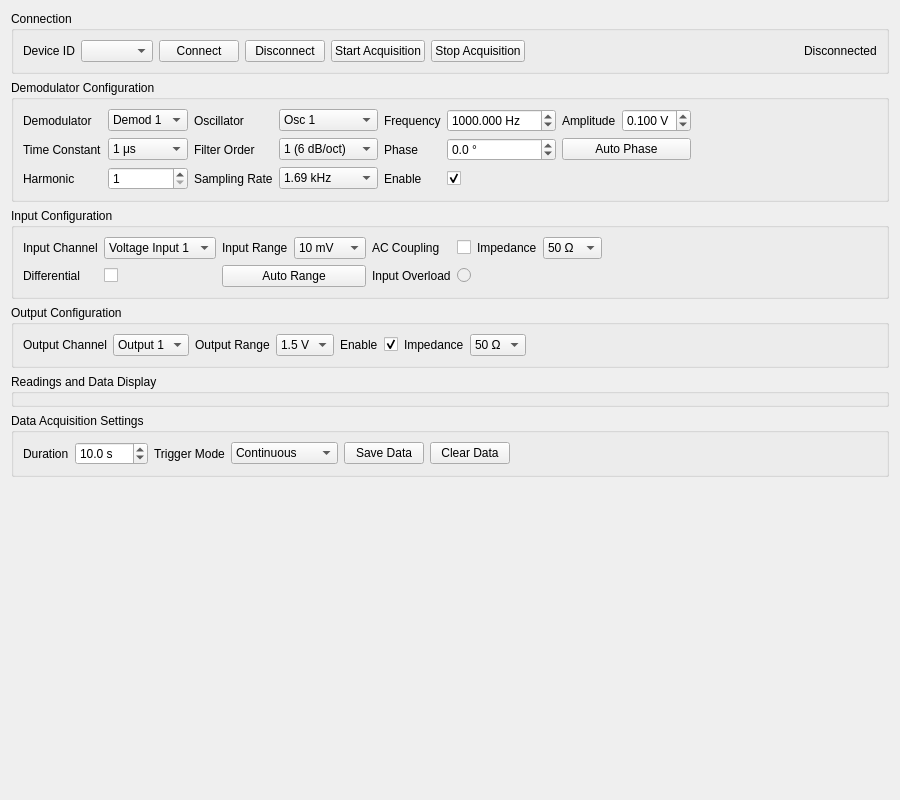
<?xml version="1.0" encoding="UTF-8"?>
<ui version="4.0">
 <class>Form</class>
 <widget class="QWidget" name="Form">
  <property name="geometry">
   <rect>
    <x>0</x>
    <y>0</y>
    <width>900</width>
    <height>800</height>
   </rect>
  </property>
  <property name="windowTitle">
   <string>MFLI Lock-in Amplifier Control</string>
  </property>
  <layout class="QVBoxLayout" name="verticalLayout">
   <item>
    <widget class="QGroupBox" name="groupBox_connection">
     <property name="title">
      <string>Connection</string>
     </property>
     <layout class="QHBoxLayout" name="horizontalLayout_connection">
      <item>
       <widget class="QLabel" name="label_device_id">
        <property name="text">
         <string>Device ID</string>
        </property>
       </widget>
      </item>
      <item>
       <widget class="QComboBox" name="device_id_comboBox"/>
      </item>
      <item>
       <widget class="QPushButton" name="connect_pushButton">
        <property name="text">
         <string>Connect</string>
        </property>
       </widget>
      </item>
      <item>
       <widget class="QPushButton" name="disconnect_pushButton">
        <property name="text">
         <string>Disconnect</string>
        </property>
       </widget>
      </item>
      <item>
       <widget class="QPushButton" name="start_acquisition_button">
        <property name="text">
         <string>Start Acquisition</string>
        </property>
       </widget>
      </item>
      <item>
       <widget class="QPushButton" name="stop_acquisition_button">
        <property name="text">
         <string>Stop Acquisition</string>
        </property>
       </widget>
      </item>
      <item>
       <spacer name="horizontalSpacer_connection">
        <property name="orientation">
         <enum>Qt::Horizontal</enum>
        </property>
        <property name="sizeHint" stdset="0">
         <size>
          <width>40</width>
          <height>20</height>
         </size>
        </property>
       </spacer>
      </item>
      <item>
       <widget class="QLabel" name="status_label">
        <property name="text">
         <string>Disconnected</string>
        </property>
       </widget>
      </item>
     </layout>
    </widget>
   </item>
   <item>
    <widget class="QGroupBox" name="groupBox_demod_config">
     <property name="title">
      <string>Demodulator Configuration</string>
     </property>
     <layout class="QHBoxLayout" name="horizontalLayout_demod">
      <item>
       <layout class="QGridLayout" name="gridLayout_demod">
        <!-- Demodulator Selection -->
        <item row="0" column="0">
         <widget class="QLabel" name="label_demod">
          <property name="text">
           <string>Demodulator</string>
          </property>
         </widget>
        </item>
        <item row="0" column="1">
         <widget class="QComboBox" name="demod_comboBox">
          <item>
           <property name="text">
            <string>Demod 1</string>
           </property>
          </item>
          <item>
           <property name="text">
            <string>Demod 2</string>
           </property>
          </item>
         </widget>
        </item>
        
        <!-- Oscillator Selection -->
        <item row="0" column="2">
         <widget class="QLabel" name="label_oscillator">
          <property name="text">
           <string>Oscillator</string>
          </property>
         </widget>
        </item>
        <item row="0" column="3">
         <widget class="QComboBox" name="oscillator_comboBox">
          <item>
           <property name="text">
            <string>Osc 1</string>
           </property>
          </item>
         </widget>
        </item>
        
        <!-- Frequency -->
        <item row="0" column="4">
         <widget class="QLabel" name="label_frequency">
          <property name="text">
           <string>Frequency</string>
          </property>
         </widget>
        </item>
        <item row="0" column="5">
         <widget class="QDoubleSpinBox" name="frequency_doubleSpinBox">
          <property name="suffix">
           <string> Hz</string>
          </property>
          <property name="decimals">
           <number>3</number>
          </property>
          <property name="minimum">
           <double>0.001000000000000</double>
          </property>
          <property name="maximum">
           <double>5000000.000000000000000</double>
          </property>
          <property name="value">
           <double>1000.000000000000000</double>
          </property>
         </widget>
        </item>
        
        <!-- Amplitude -->
        <item row="0" column="6">
         <widget class="QLabel" name="label_amplitude">
          <property name="text">
           <string>Amplitude</string>
          </property>
         </widget>
        </item>
        <item row="0" column="7">
         <widget class="QDoubleSpinBox" name="amplitude_doubleSpinBox">
          <property name="suffix">
           <string> V</string>
          </property>
          <property name="decimals">
           <number>3</number>
          </property>
          <property name="minimum">
           <double>0.000000000000000</double>
          </property>
          <property name="maximum">
           <double>1.500000000000000</double>
          </property>
          <property name="singleStep">
           <double>0.001000000000000</double>
          </property>
          <property name="value">
           <double>0.100000000000000</double>
          </property>
         </widget>
        </item>
        
        <!-- Time Constant -->
        <item row="1" column="0">
         <widget class="QLabel" name="label_time_constant">
          <property name="text">
           <string>Time Constant</string>
          </property>
         </widget>
        </item>
        <item row="1" column="1">
         <widget class="QComboBox" name="time_constant_comboBox">
          <property name="maxVisibleItems">
           <number>20</number>
          </property>
          <item>
           <property name="text">
            <string>1 μs</string>
           </property>
          </item>
          <item>
           <property name="text">
            <string>3 μs</string>
           </property>
          </item>
          <item>
           <property name="text">
            <string>10 μs</string>
           </property>
          </item>
          <item>
           <property name="text">
            <string>30 μs</string>
           </property>
          </item>
          <item>
           <property name="text">
            <string>100 μs</string>
           </property>
          </item>
          <item>
           <property name="text">
            <string>300 μs</string>
           </property>
          </item>
          <item>
           <property name="text">
            <string>1 ms</string>
           </property>
          </item>
          <item>
           <property name="text">
            <string>3 ms</string>
           </property>
          </item>
          <item>
           <property name="text">
            <string>10 ms</string>
           </property>
          </item>
          <item>
           <property name="text">
            <string>30 ms</string>
           </property>
          </item>
          <item>
           <property name="text">
            <string>100 ms</string>
           </property>
          </item>
          <item>
           <property name="text">
            <string>300 ms</string>
           </property>
          </item>
          <item>
           <property name="text">
            <string>1 s</string>
           </property>
          </item>
          <item>
           <property name="text">
            <string>3 s</string>
           </property>
          </item>
          <item>
           <property name="text">
            <string>10 s</string>
           </property>
          </item>
         </widget>
        </item>
        
        <!-- Filter Order -->
        <item row="1" column="2">
         <widget class="QLabel" name="label_filter_order">
          <property name="text">
           <string>Filter Order</string>
          </property>
         </widget>
        </item>
        <item row="1" column="3">
         <widget class="QComboBox" name="filter_order_comboBox">
          <item>
           <property name="text">
            <string>1 (6 dB/oct)</string>
           </property>
          </item>
          <item>
           <property name="text">
            <string>2 (12 dB/oct)</string>
           </property>
          </item>
          <item>
           <property name="text">
            <string>3 (18 dB/oct)</string>
           </property>
          </item>
          <item>
           <property name="text">
            <string>4 (24 dB/oct)</string>
           </property>
          </item>
          <item>
           <property name="text">
            <string>5 (30 dB/oct)</string>
           </property>
          </item>
          <item>
           <property name="text">
            <string>6 (36 dB/oct)</string>
           </property>
          </item>
          <item>
           <property name="text">
            <string>7 (42 dB/oct)</string>
           </property>
          </item>
          <item>
           <property name="text">
            <string>8 (48 dB/oct)</string>
           </property>
          </item>
         </widget>
        </item>
        
        <!-- Phase -->
        <item row="1" column="4">
         <widget class="QLabel" name="label_phase">
          <property name="text">
           <string>Phase</string>
          </property>
         </widget>
        </item>
        <item row="1" column="5">
         <widget class="QDoubleSpinBox" name="phase_doubleSpinBox">
          <property name="suffix">
           <string> °</string>
          </property>
          <property name="decimals">
           <number>1</number>
          </property>
          <property name="minimum">
           <double>-180.000000000000000</double>
          </property>
          <property name="maximum">
           <double>180.000000000000000</double>
          </property>
          <property name="singleStep">
           <double>1.000000000000000</double>
          </property>
         </widget>
        </item>
        
        <!-- Auto Phase Button -->
        <item row="1" column="6" colspan="2">
         <widget class="QPushButton" name="auto_phase_pushButton">
          <property name="text">
           <string>Auto Phase</string>
          </property>
         </widget>
        </item>
        
        <!-- Harmonic -->
        <item row="2" column="0">
         <widget class="QLabel" name="label_harmonic">
          <property name="text">
           <string>Harmonic</string>
          </property>
         </widget>
        </item>
        <item row="2" column="1">
         <widget class="QSpinBox" name="harmonic_spinBox">
          <property name="minimum">
           <number>1</number>
          </property>
          <property name="maximum">
           <number>1023</number>
          </property>
          <property name="value">
           <number>1</number>
          </property>
         </widget>
        </item>
        
        <!-- Sampling Rate -->
        <item row="2" column="2">
         <widget class="QLabel" name="label_sampling_rate">
          <property name="text">
           <string>Sampling Rate</string>
          </property>
         </widget>
        </item>
        <item row="2" column="3">
         <widget class="QComboBox" name="sampling_rate_comboBox">
          <item>
           <property name="text">
            <string>1.69 kHz</string>
           </property>
          </item>
          <item>
           <property name="text">
            <string>3.39 kHz</string>
           </property>
          </item>
          <item>
           <property name="text">
            <string>6.78 kHz</string>
           </property>
          </item>
          <item>
           <property name="text">
            <string>13.6 kHz</string>
           </property>
          </item>
          <item>
           <property name="text">
            <string>27.1 kHz</string>
           </property>
          </item>
          <item>
           <property name="text">
            <string>54.3 kHz</string>
           </property>
          </item>
          <item>
           <property name="text">
            <string>108.6 kHz</string>
           </property>
          </item>
          <item>
           <property name="text">
            <string>217.1 kHz</string>
           </property>
          </item>
          <item>
           <property name="text">
            <string>434.2 kHz</string>
           </property>
          </item>
          <item>
           <property name="text">
            <string>868.4 kHz</string>
           </property>
          </item>
          <item>
           <property name="text">
            <string>1.74 MHz</string>
           </property>
          </item>
         </widget>
        </item>
        
        <!-- Enable -->
        <item row="2" column="4">
         <widget class="QLabel" name="label_enable">
          <property name="text">
           <string>Enable</string>
          </property>
         </widget>
        </item>
        <item row="2" column="5">
         <widget class="QCheckBox" name="enable_checkBox">
          <property name="checked">
           <bool>true</bool>
          </property>
         </widget>
        </item>
       </layout>
      </item>
      <item>
       <spacer name="horizontalSpacer_demod">
        <property name="orientation">
         <enum>Qt::Horizontal</enum>
        </property>
        <property name="sizeHint" stdset="0">
         <size>
          <width>40</width>
          <height>20</height>
         </size>
        </property>
       </spacer>
      </item>
     </layout>
    </widget>
   </item>
   <item>
    <widget class="QGroupBox" name="groupBox_input_config">
     <property name="title">
      <string>Input Configuration</string>
     </property>
     <layout class="QHBoxLayout" name="horizontalLayout_input">
      <item>
       <layout class="QGridLayout" name="gridLayout_input">
        <!-- Input Selection -->
        <item row="0" column="0">
         <widget class="QLabel" name="label_input_channel">
          <property name="text">
           <string>Input Channel</string>
          </property>
         </widget>
        </item>
        <item row="0" column="1">
         <widget class="QComboBox" name="input_channel_comboBox">
          <item>
           <property name="text">
            <string>Voltage Input 1</string>
           </property>
          </item>
          <item>
           <property name="text">
            <string>Current Input 1</string>
           </property>
          </item>
         </widget>
        </item>
        
        <!-- Input Range -->
        <item row="0" column="2">
         <widget class="QLabel" name="label_input_range">
          <property name="text">
           <string>Input Range</string>
          </property>
         </widget>
        </item>
        <item row="0" column="3">
         <widget class="QComboBox" name="input_range_comboBox">
          <item>
           <property name="text">
            <string>10 mV</string>
           </property>
          </item>
          <item>
           <property name="text">
            <string>100 mV</string>
           </property>
          </item>
          <item>
           <property name="text">
            <string>1 V</string>
           </property>
          </item>
          <item>
           <property name="text">
            <string>10 V</string>
           </property>
          </item>
         </widget>
        </item>
        
        <!-- AC Coupling -->
        <item row="0" column="4">
         <widget class="QLabel" name="label_ac_coupling">
          <property name="text">
           <string>AC Coupling</string>
          </property>
         </widget>
        </item>
        <item row="0" column="5">
         <widget class="QCheckBox" name="ac_coupling_checkBox">
          <property name="checked">
           <bool>false</bool>
          </property>
         </widget>
        </item>
        
        <!-- Impedance -->
        <item row="0" column="6">
         <widget class="QLabel" name="label_impedance">
          <property name="text">
           <string>Impedance</string>
          </property>
         </widget>
        </item>
        <item row="0" column="7">
         <widget class="QComboBox" name="impedance_comboBox">
          <item>
           <property name="text">
            <string>50 Ω</string>
           </property>
          </item>
          <item>
           <property name="text">
            <string>1 MΩ</string>
           </property>
          </item>
         </widget>
        </item>
        
        <!-- Differential -->
        <item row="1" column="0">
         <widget class="QLabel" name="label_differential">
          <property name="text">
           <string>Differential</string>
          </property>
         </widget>
        </item>
        <item row="1" column="1">
         <widget class="QCheckBox" name="differential_checkBox">
          <property name="checked">
           <bool>false</bool>
          </property>
         </widget>
        </item>
        
        <!-- Auto Range -->
        <item row="1" column="2" colspan="2">
         <widget class="QPushButton" name="auto_range_pushButton">
          <property name="text">
           <string>Auto Range</string>
          </property>
         </widget>
        </item>
        
        <!-- Overload Indicators -->
        <item row="1" column="4">
         <widget class="QLabel" name="label_input_overload">
          <property name="text">
           <string>Input Overload</string>
          </property>
         </widget>
        </item>
        <item row="1" column="5">
         <widget class="QRadioButton" name="input_overload_radioButton">
          <property name="enabled">
           <bool>false</bool>
          </property>
          <property name="text">
           <string/>
          </property>
          <property name="checkable">
           <bool>true</bool>
          </property>
          <property name="autoExclusive">
           <bool>false</bool>
          </property>
         </widget>
        </item>
       </layout>
      </item>
      <item>
       <spacer name="horizontalSpacer_input">
        <property name="orientation">
         <enum>Qt::Horizontal</enum>
        </property>
        <property name="sizeHint" stdset="0">
         <size>
          <width>40</width>
          <height>20</height>
         </size>
        </property>
       </spacer>
      </item>
     </layout>
    </widget>
   </item>
   <item>
    <widget class="QGroupBox" name="groupBox_output_config">
     <property name="title">
      <string>Output Configuration</string>
     </property>
     <layout class="QHBoxLayout" name="horizontalLayout_output">
      <item>
       <layout class="QGridLayout" name="gridLayout_output">
        <!-- Output Selection -->
        <item row="0" column="0">
         <widget class="QLabel" name="label_output_channel">
          <property name="text">
           <string>Output Channel</string>
          </property>
         </widget>
        </item>
        <item row="0" column="1">
         <widget class="QComboBox" name="output_channel_comboBox">
          <item>
           <property name="text">
            <string>Output 1</string>
           </property>
          </item>
          <item>
           <property name="text">
            <string>Output 2</string>
           </property>
          </item>
         </widget>
        </item>
        
        <!-- Output Range -->
        <item row="0" column="2">
         <widget class="QLabel" name="label_output_range">
          <property name="text">
           <string>Output Range</string>
          </property>
         </widget>
        </item>
        <item row="0" column="3">
         <widget class="QComboBox" name="output_range_comboBox">
          <item>
           <property name="text">
            <string>1.5 V</string>
           </property>
          </item>
         </widget>
        </item>
        
        <!-- Output Enable -->
        <item row="0" column="4">
         <widget class="QLabel" name="label_output_enable">
          <property name="text">
           <string>Enable</string>
          </property>
         </widget>
        </item>
        <item row="0" column="5">
         <widget class="QCheckBox" name="output_enable_checkBox">
          <property name="checked">
           <bool>true</bool>
          </property>
         </widget>
        </item>
        
        <!-- Output Impedance -->
        <item row="0" column="6">
         <widget class="QLabel" name="label_output_impedance">
          <property name="text">
           <string>Impedance</string>
          </property>
         </widget>
        </item>
        <item row="0" column="7">
         <widget class="QComboBox" name="output_impedance_comboBox">
          <item>
           <property name="text">
            <string>50 Ω</string>
           </property>
          </item>
         </widget>
        </item>
       </layout>
      </item>
      <item>
       <spacer name="horizontalSpacer_output">
        <property name="orientation">
         <enum>Qt::Horizontal</enum>
        </property>
        <property name="sizeHint" stdset="0">
         <size>
          <width>40</width>
          <height>20</height>
         </size>
        </property>
       </spacer>
      </item>
     </layout>
    </widget>
   </item>
   <item>
    <widget class="QGroupBox" name="groupBox_readings">
     <property name="title">
      <string>Readings and Data Display</string>
     </property>
     <layout class="QGridLayout" name="gridLayout_readings">
      <property name="leftMargin">
       <number>5</number>
      </property>
      <property name="topMargin">
       <number>5</number>
      </property>
      <property name="rightMargin">
       <number>5</number>
      </property>
      <property name="bottomMargin">
       <number>5</number>
      </property>
      <property name="spacing">
       <number>2</number>
      </property>
      <item row="0" column="0">
       <layout class="QVBoxLayout" name="data_display_layout">
        <property name="spacing">
         <number>2</number>
        </property>
        <property name="sizeConstraint">
         <enum>QLayout::SetDefaultConstraint</enum>
        </property>
        <!-- This is where the plotting widget would be inserted programmatically -->
       </layout>
      </item>
     </layout>
    </widget>
   </item>
   <item>
    <widget class="QGroupBox" name="groupBox_data_acquisition">
     <property name="title">
      <string>Data Acquisition Settings</string>
     </property>
     <layout class="QHBoxLayout" name="horizontalLayout_daq">
      <item>
       <layout class="QGridLayout" name="gridLayout_daq">
        <!-- Duration -->
        <item row="0" column="0">
         <widget class="QLabel" name="label_duration">
          <property name="text">
           <string>Duration</string>
          </property>
         </widget>
        </item>
        <item row="0" column="1">
         <widget class="QDoubleSpinBox" name="duration_doubleSpinBox">
          <property name="suffix">
           <string> s</string>
          </property>
          <property name="decimals">
           <number>1</number>
          </property>
          <property name="minimum">
           <double>0.100000000000000</double>
          </property>
          <property name="maximum">
           <double>3600.000000000000000</double>
          </property>
          <property name="value">
           <double>10.000000000000000</double>
          </property>
         </widget>
        </item>
        
        <!-- Trigger Mode -->
        <item row="0" column="2">
         <widget class="QLabel" name="label_trigger_mode">
          <property name="text">
           <string>Trigger Mode</string>
          </property>
         </widget>
        </item>
        <item row="0" column="3">
         <widget class="QComboBox" name="trigger_mode_comboBox">
          <item>
           <property name="text">
            <string>Continuous</string>
           </property>
          </item>
          <item>
           <property name="text">
            <string>Edge Trigger</string>
           </property>
          </item>
          <item>
           <property name="text">
            <string>Digital Trigger</string>
           </property>
          </item>
         </widget>
        </item>
        
        <!-- Save Data -->
        <item row="0" column="4">
         <widget class="QPushButton" name="save_data_pushButton">
          <property name="text">
           <string>Save Data</string>
          </property>
         </widget>
        </item>
        
        <!-- Clear Data -->
        <item row="0" column="5">
         <widget class="QPushButton" name="clear_data_pushButton">
          <property name="text">
           <string>Clear Data</string>
          </property>
         </widget>
        </item>
       </layout>
      </item>
      <item>
       <spacer name="horizontalSpacer_daq">
        <property name="orientation">
         <enum>Qt::Horizontal</enum>
        </property>
        <property name="sizeHint" stdset="0">
         <size>
          <width>40</width>
          <height>20</height>
         </size>
        </property>
       </spacer>
      </item>
     </layout>
    </widget>
   </item>
   <item>
    <spacer name="verticalSpacer">
     <property name="orientation">
      <enum>Qt::Vertical</enum>
     </property>
     <property name="sizeHint" stdset="0">
      <size>
       <width>20</width>
       <height>40</height>
      </size>
     </property>
    </spacer>
   </item>
  </layout>
 </widget>
 <resources/>
 <connections/>
</ui>
